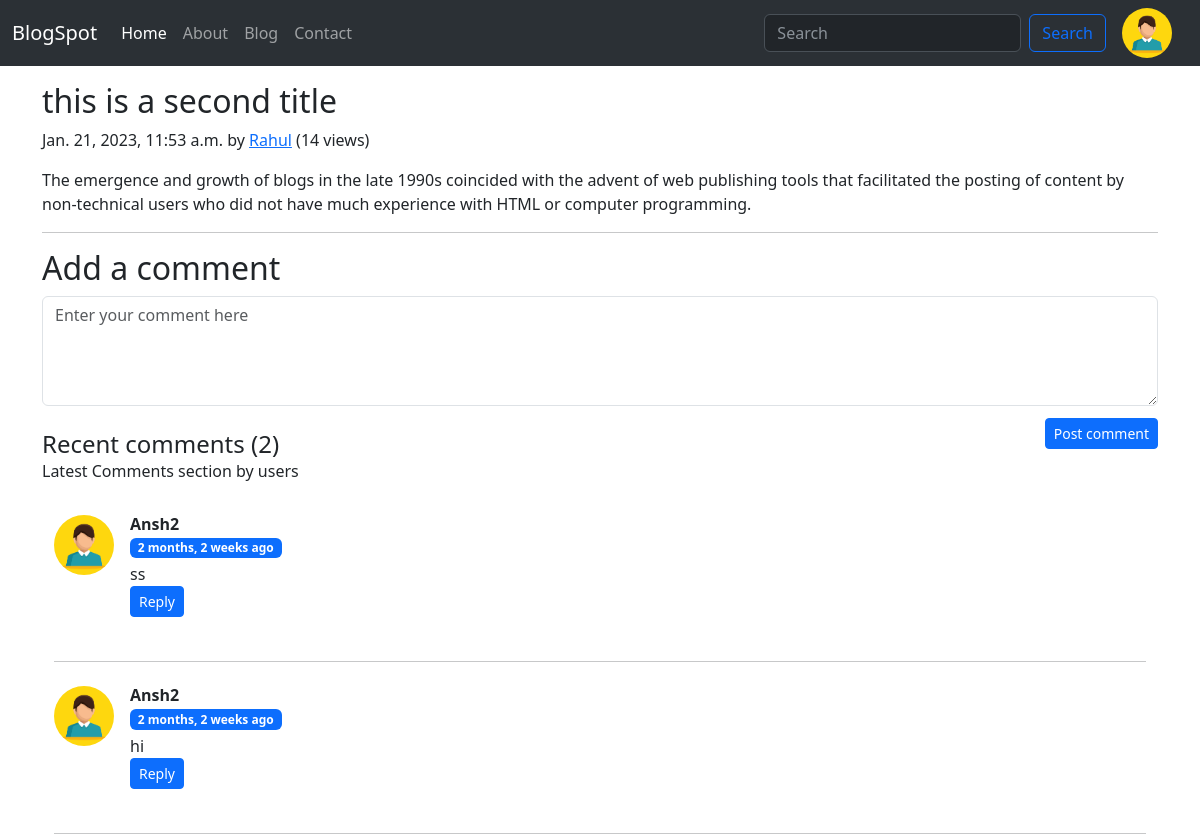
Page /blog/second-post (signed in) on the committed database.
### blog/models.py (models this page shows, shortened)
class Post(models.Model):
    sno=models.AutoField(primary_key=True)
    title=models.CharField(max_length=100)
    content=models.TextField()
    author=models.CharField(max_length=50)
    slug=models.CharField(max_length=100)
    views=models.IntegerField(default=0)
    timeStamp=models.DateTimeField(blank=True)

class BlogComment(models.Model):
    sno=models.AutoField(primary_key=True)
    comment=models.TextField()
    user=models.ForeignKey(User,on_delete=models.CASCADE)
    post=models.ForeignKey(Post,on_delete=models.CASCADE)
    parent=models.ForeignKey('self',on_delete=models.CASCADE,null=True)
    timestamp=models.DateTimeField(default=now)

### blog/views.py (the view)
# urls.py: path('<str:slug>', views.blogPost, name='blogPost'),
def blogPost(request,slug):
        post=Post.objects.filter(slug=slug).first()
        post.views=post.views+1
        post.save()
        comments=BlogComment.objects.filter(post=post,parent=None).order_by('-timestamp')
        replies=BlogComment.objects.filter(post=post).exclude(parent=None).order_by('-timestamp')
        repDict={}
        for reply in replies:
                if reply.parent.sno not in repDict.keys():
                        repDict[reply.parent.sno]=[reply]
                else:
                        repDict[reply.parent.sno].append(reply)
        context={'post':post,'comments':comments,'user':request.user,'replyDict':repDict}
        return render(request,'blog/blogPost.html',context)

### blog/templatetags/extras.py (called while the page is built)
@register.filter(name='get_val')
def get_val(dict,key):
    return dict.get(key)

### templates/blog/blogPost.html (shortened to what this page needs)
{% extends 'base.html' %}
{% block body %}
{% load humanize %}
{% load extras %}
<div class="container my-3">
    <h2 class="blog-post-title">{{post.title}}</h2>
    <p class="blog-post-meta">{{post.timeStamp}} by <a href="/about">{{post.author}}</a> (<span>{{post.views}} views</span>)</p>
    <p>{{post.content|safe}}</p>
    <hr>
</div>
<div class="container">
    <h2>Add a comment</h2>
    {% if not user.is_anonymous %}
    <div class="my-2">
        <form action="postComment/" method="post">{% csrf_token %}
            <div class="form-outline w-100">
                <textarea class="form-control" id="comment" rows="4" name="comment"
                    placeholder="Enter your comment here" style="background: #fff;" required></textarea>
            </div>
            <div class="float-end mt-2 pt-1">
                <button type="submit" class="btn btn-primary btn-sm">Post comment</button>
            </div>
        </form>
    </div>
    {% else %}
    <h3>Login to post a comment</h3>
    {% endif %}
    <h4 class="mb-0 mt-4">Recent comments ({{comments.count}}) </h4>
    <p class="fw-light mb-4 pb-2">Latest Comments section by users </p>
    {% for comment in comments %}
    <div class='container mt-4'>
        <div class="d-flex flex-start mt-2 ">
            <img class="rounded-circle shadow-1-strong me-3" src="/static/img/60111.jpg" alt="avatar" width="60"
                height="60" />
            <div>
                <h6 class="fw-bold mb-1">{{comment.user.username}}</h6>
                <div class="d-flex align-items-center mb-1">
                    <p class="mb-0 badge bg-primary">
                        {{comment.timestamp| naturaltime}}
                    </p>
                </div>
                <p class="mb-0">
                    {{comment.comment}}
                </p>
                <div class="reply mx-0">
                    {% if not user.is_anonymous %}
                    <button class="btn btn-primary btn-sm mb-1" type="button" data-bs-toggle="collapse"
                        data-bs-target="#replybox{{comment.sno}}" aria-expanded="false"
                        aria-controls="replybox{{comment.sno}}">
                        Reply
                    </button>
                    {% endif %}
                </div>
            </div>
        </div>
        <hr class="my-0" />
    </div>
    {% endfor %}
</div>
{% endblock body %}

### rows in the picture
Post: title "this is a second title", timeStamp "Jan. 21, 2023, 11:53 a.m.", author "Rahul", views "14", content "The emergence and growth of blogs in the late 1990s coincided with the advent of web publishing tools that facilitated the posting of content by non-technical users who did not have much experience with HTML or computer programming."
BlogComment: user.username "Ansh2", timestamp "2 months, 2 weeks ago", comment "ss"
BlogComment: user.username "Ansh2", timestamp "2 months, 2 weeks ago", comment "hi"

### other values in the picture
{{ comments.count }} "2"
